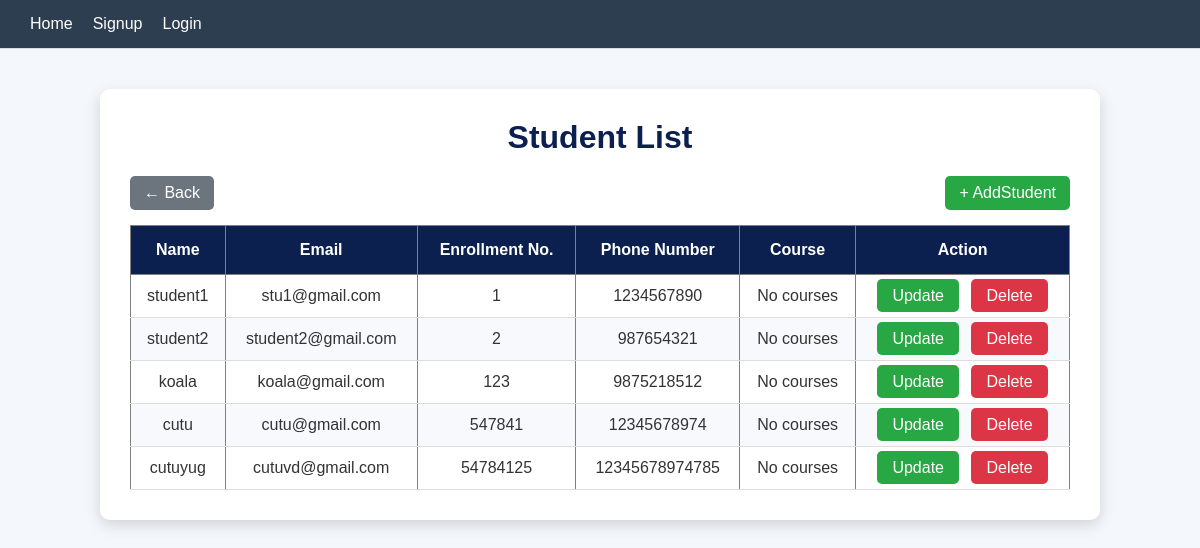
Page /view_student/ on the earlier database version.
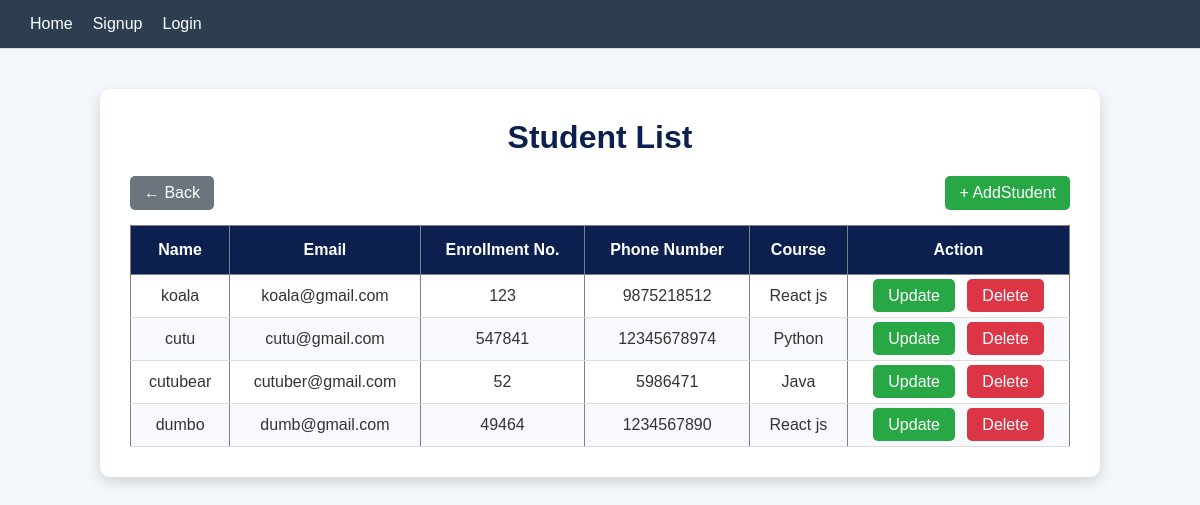
Same page on the later database version.
### students/models.py (models this page shows, shortened)
class Student(models.Model):
    name=models.CharField()
    email=models.EmailField()
    enrollment=models.IntegerField(unique=True,default=None)
    contact=models.IntegerField(default=None)
    courses=models.ManyToManyField(Course)

class Course(models.Model):
    name=models.CharField()
    code=models.IntegerField()

### students/views.py (the view)
# urls.py: path('view_student/',view_student,name='view_student'),
def view_student(request):
    students=Student.objects.all()
    return render(request,'student/view_student.html',{'students':students})

### students/templates/student/view_student.html (shortened to what this page needs)
{% extends "base.html" %}
{% load static %}
 {% block extra_css %}
 <link rel="stylesheet" href="{% static 'css/student/view_student.css' %}">
 {% endblock %}
 {% block content %}
 <div class="student-list">
 <h2>Student List</h2>
 <div class="action-buttons">
 <a href="{% url 'home' %}" class="back-btn">← Back</a>
 <a href="{% url 'add_student' %}" class="add-btn">+ AddStudent</a>
 </div>
 <table border="1">
 <thead>
 <tr>
 <th>Name</th>
 <th>Email</th>
 <th>Enrollment No.</th>
 <th>Phone Number</th>
 <th>Course</th>
 <th>Action</th>
 </tr>
</thead>
 <tbody>
 {% for student in students %}
 <tr>
 <td>{{ student.name }}</td>
 <td>{{ student.email }}</td>
 <td>{{ student.enrollment }}</td>
 <td>{{ student.contact }}</td>
 <td>
    {% for course in student.courses.all %}
        {{course.name}}
    {% empty %}
        No courses
    {% endfor %}
 </td>
<td>
    <a href="{% url 'update_student' student.id %}"class="edit-btn">Update</a>
 <a href="{% url 'delete_student' student.id %}"class="delete-btn">Delete</a>
</td>
 </tr>
 {% empty %}
 <tr>
 <td colspan="6">No Students Available</td>
 </tr>
 {% endfor %}
 </tbody>
 </table>
 </div>
 {% endblock %}

### students/templates/base.html (shortened to what this page needs)
<!DOCTYPE html>
<html>
<head>
{% load static %}
<link rel="stylesheet" href="{% static 'css/base.css' %}">
{% block extra_css %}
{% endblock %}
</head>
<body>
<nav>
{% if user.is_authenticated %}
<h4 class="name" style="color: rgb(207, 210, 234);">Welcome, {{user.username }}!</h4>
<a href="{% url 'home' %}">Home</a>
<a href="{% url 'add_student' %}">Student</a>
<a href="{% url 'logout' %}">Logout</a>
{% else %}
<a href="{% url 'home' %}">Home</a>
<a href="{% url 'signup' %}">Signup</a>
<a href="{% url 'login' %}">Login</a>
{% endif %}
</nav>
<hr>
<div class="container">
{% block content %}
{% endblock %}
</div>
</body>
</html>

### students/static/css/base.css (style rules this page uses)
* { margin: 0; padding: 0; box-sizing: border-box; }
body { font-family: Arial, Helvetica, sans-serif; background-color: #f4f4f4; color: #333; }
nav { background-color: #2c3e50; padding: 15px 30px; display: flex; gap: 20px; }
nav a { color: white; text-decoration: none; font-size: 16px; font-weight: 500; transition: color 0.3s ease; }
hr { border: none; border-top: 1px solid #ddd; margin-bottom: 20px; }
.container { width: 90%; max-width: 1000px; margin: 20px auto; }

### students/static/css/student/view_student.css (style rules this page uses)
body { margin:0; padding:0; background:#f4f7fc; font-family:Arial, Helvetica, sans-serif; }
.student-list { width:100%; margin:40px auto; background:#fff; padding:30px; border-radius:10px; box-shadow:0 5px 15px rgba(0,0,0,0.15); }
.student-list h2 { text-align:center; color:#0b204f; margin-bottom:20px; font-size:32px; }
.action-buttons { display: flex; justify-content: space-between; margin-bottom: 15px; }
.back-btn { background: #6c757d; color: white; padding: 8px 14px; text-decoration: none; border-radius: 5px; }
.add-btn { background: #28a745; color: white; padding: 8px 14px; text-decoration: none; border-radius: 5px; }
table { width:100%; border-collapse:collapse; }
thead { background:#0b204f; color:white; }
th { padding:15px; text-align:center; }
td { padding:12px; text-align:center; border-bottom:1px solid #ddd; }
tbody tr:nth-child(even) { background:#f8f9fc; }
.edit-btn { background:#28a745; color:white; padding:8px 15px; text-decoration:none; border-radius:5px; margin-right:8px; }
.delete-btn { background:#dc3545; color:white; padding:8px 15px; text-decoration:none; border-radius:5px; }

Differences in the rows shown:
removed Student: name "student1", email "stu1@gmail.com", enrollment "1", contact "1234567890"
removed Student: name "student2", email "student2@gmail.com", enrollment "2", contact "987654321"
shown differently, row unchanged: Student "koala": no longer shows "No courses"
added Course: name "React js"
shown differently, row unchanged: Student "cutu": no longer shows "No courses"
added Course: name "Python", shown under Student "cutu"
changed Student: name "cutuyug" → "cutubear"; email "cutuvd@gmail.com" → "cutuber@gmail.com"; enrollment "54784125" → "52"; contact "12345678974785" → "5986471"; no longer shows "No courses"
added Course: name "Java", shown under Student "cutubear"
added Student: name "dumbo", email "dumb@gmail.com", enrollment "49464", contact "1234567890"
